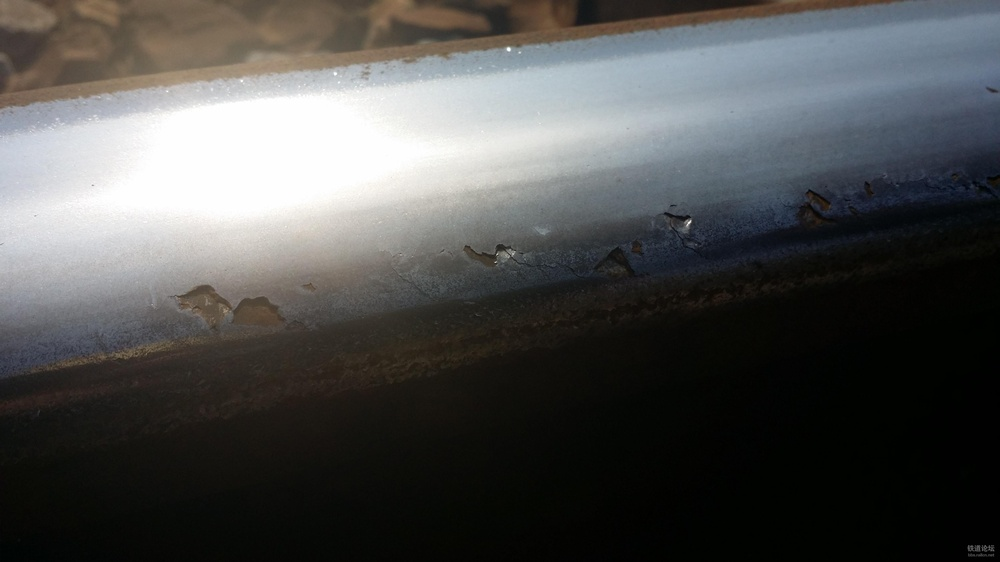
%> input picture 清华/chap14/M语言/sunhuai.jpg, 1000 x 562 px, shrunk from 4128 x 2322 before the run, given in place of sunhuai.png, which was not available
$ octave chap14_10.m   (GNU Octave 9; MATLAB toolbox functions it lacks are replaced by stand-ins)
%> lines starting %> are read from the running program, lines starting %| are printed output that depends on the picture; pictures that were not available may be replaced by others from this repository, and a replacement may not be noted
A=imread('sunhuai.png');                     %读取并显示图像
%> A is the input picture: size 562x1000x3 uint8; mean R, G, B 79.7, 80.1, 79.3
SE=strel('disk',4,4);                            %定义模板
B=imdilate(A,SE);                             %按模板膨胀
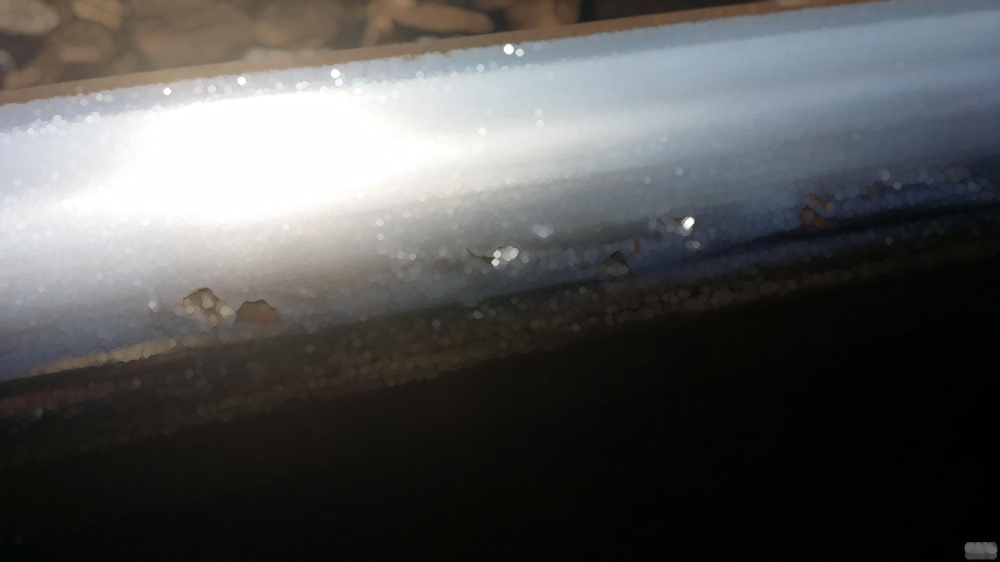
%> B: size 562x1000x3 uint8; mean R, G, B 85, 85.4, 84.6
C=imerode(A,SE);                             %按模板腐蚀
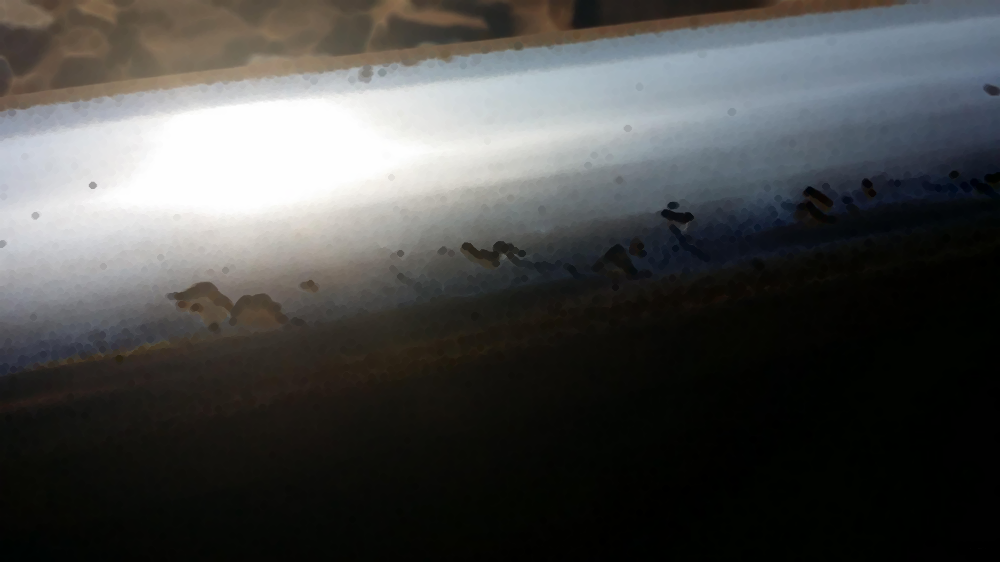
%> C: size 562x1000x3 uint8; mean R, G, B 74.6, 75.2, 74.2
figure
subplot(121),imshow(B);
subplot(122),imshow(C);

$ run again, with 清华/chap14/M语言/bw.png saved as 清华/chap14/M语言/sunhuai.jpg
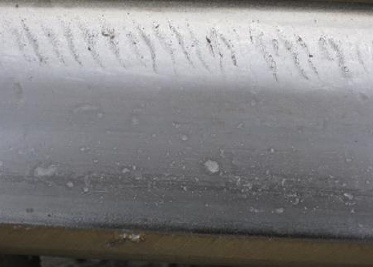
%> input picture 清华/chap14/M语言/bw.png, 373 x 267 px, given in place of sunhuai.png, which was not available
%> A is the input picture: size 267x373x3 uint8; mean R, G, B 130.4, 129.4, 130.9
%> `B=imdilate(A,SE);`:
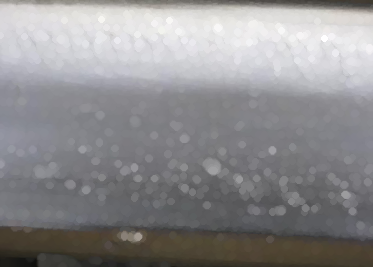
%> B: size 267x373x3 uint8; mean R, G, B 141.6, 140.5, 142.1
%> `C=imerode(A,SE);`:
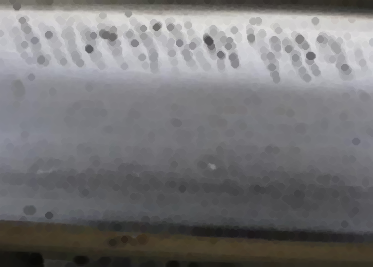
%> C: size 267x373x3 uint8; mean R, G, B 118.4, 117.4, 118.9

$ run again, with 清华/chap14/M语言/yulin.png saved as 清华/chap14/M语言/sunhuai.jpg
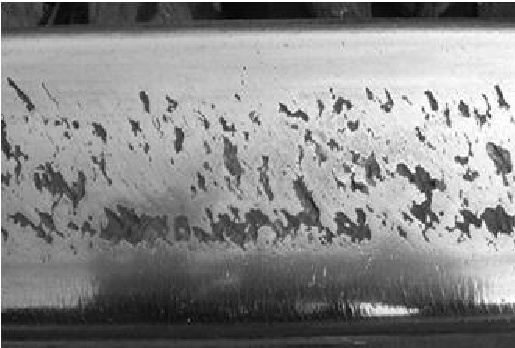
%> input picture 清华/chap14/M语言/yulin.png, 515 x 348 px, given in place of sunhuai.png, which was not available
%> A is the input picture: size 348x515x3 uint8; min 1, max 255, mean 136.9
%> `B=imdilate(A,SE);`:
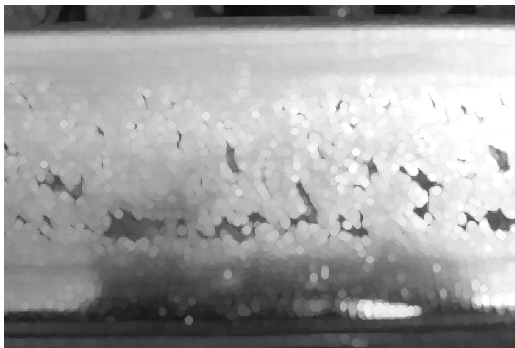
%> B: size 348x515x3 uint8; min 12, max 255, mean 161.4
%> `C=imerode(A,SE);`:
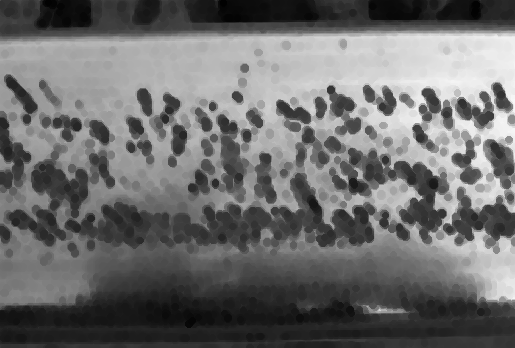
%> C: size 348x515x3 uint8; min 1, max 248, mean 109.2
